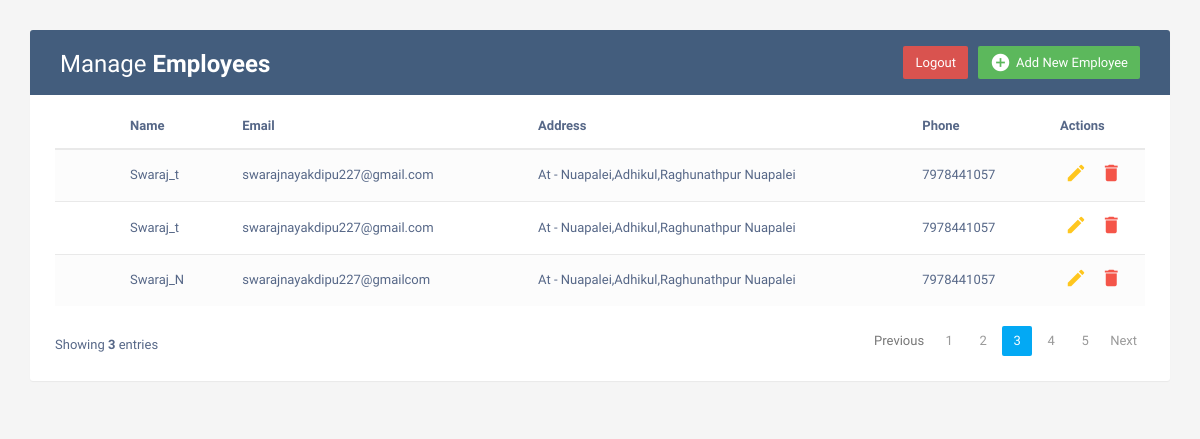
The app's page /index/, older data.
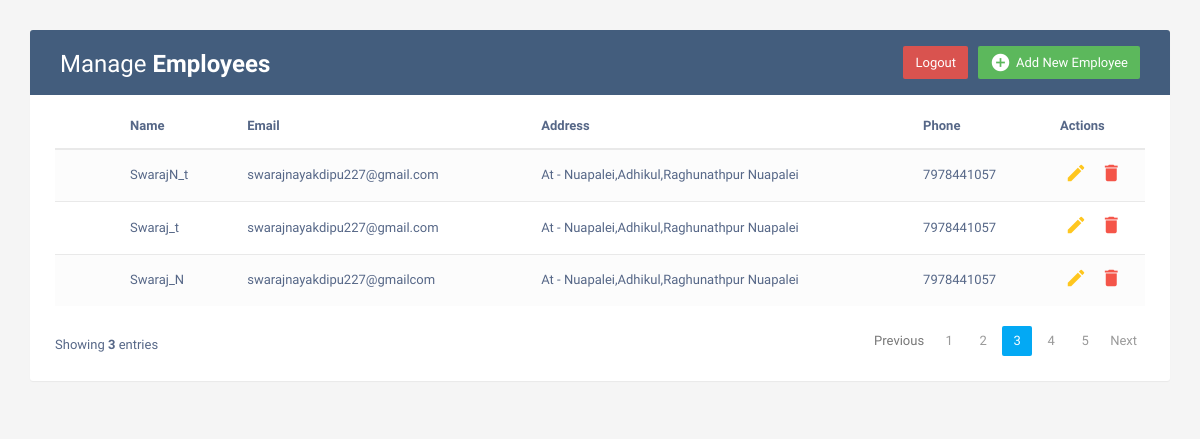
The same page, newer data.
### CRUD/models.py (models this page shows, shortened)
class Employees(models.Model):
    name = models.CharField(max_length=200)
    email = models.EmailField(max_length=100)
    address = models.TextField()
    phone = models.IntegerField()

### CRUD/views.py (the view)
# urls.py: path('index/',cv.INDEX,name='index'),
def INDEX(request):
    emp = Employees.objects.all()
    context = {
        "emp":emp,
        "length":len(emp)
    }
    return render(request, 'home.html',context)

### templates/home.html (shortened to what this page needs)
<!DOCTYPE html>
<html lang="en">
<head>
<link rel="stylesheet" href="https://maxcdn.bootstrapcdn.com/font-awesome/4.7.0/css/font-awesome.min.css">
<link rel="stylesheet" href="https://maxcdn.bootstrapcdn.com/bootstrap/3.3.7/css/bootstrap.min.css">
  <body>
    <div class="container">
        <div class="table-wrapper">
            <div class="table-title">
                <div class="row">
                    <div class="col-sm-6">
						<h2>Manage <b>Employees</b></h2>
					</div>
					<div class="col-sm-6">
						<a href="#addEmployeeModal" class="btn btn-success" data-toggle="modal"><i class="material-icons">&#xE147;</i> <span>Add New Employee</span></a>
						<a href="{% url 'logout' %}" class="btn btn-danger" data-toggle="modal"><span>Logout</span></a>
					</div>
                </div>
            </div>
            <table class="table table-striped table-hover">
                <thead>
                    <tr>
						<th>
						</th>
                        <th>Name</th>
                        <th>Email</th>
						            <th>Address</th>
                        <th>Phone</th>
                        <th>Actions</th>
                    </tr>
                </thead>
                <tbody>
                    {% for i in emp %}
                    <tr>
						<td>
						</td>
                        <td>{{i.name}}</td>
                        <td>{{i.email}}</td>
						            <td>{{i.address}}</td>
                        <td>{{i.phone}}</td>
                        <td>
                            <a href="#editEmployeeModal-{{forloop.counter}}" class="edit" data-toggle="modal"><i class="material-icons" data-toggle="tooltip" title="Edit">&#xE254;</i></a>
                            <a href="#deleteEmployeeModal-{{forloop.counter}}" class="delete" data-toggle="modal"><i class="material-icons" data-toggle="tooltip" title="Delete">&#xE872;</i></a>
                        </td>
                    </tr>
                    {% endfor %}
                </tbody>
            </table>
			<div class="clearfix">
                <div class="hint-text">Showing <b>{{length}}</b> entries</div>
                <ul class="pagination">
                    <li class="page-item disabled"><a href="#">Previous</a></li>
                    <li class="page-item"><a href="#" class="page-link">1</a></li>
                    <li class="page-item"><a href="#" class="page-link">2</a></li>
                    <li class="page-item active"><a href="#" class="page-link">3</a></li>
                    <li class="page-item"><a href="#" class="page-link">4</a></li>
                    <li class="page-item"><a href="#" class="page-link">5</a></li>
                    <li class="page-item"><a href="#" class="page-link">Next</a></li>
                </ul>
            </div>
        </div>
    </div>
</body>
</html>

Row changes from the older to the newer data that the page shows:
changed Employees: name "Swaraj_t" → "SwarajN_t"
